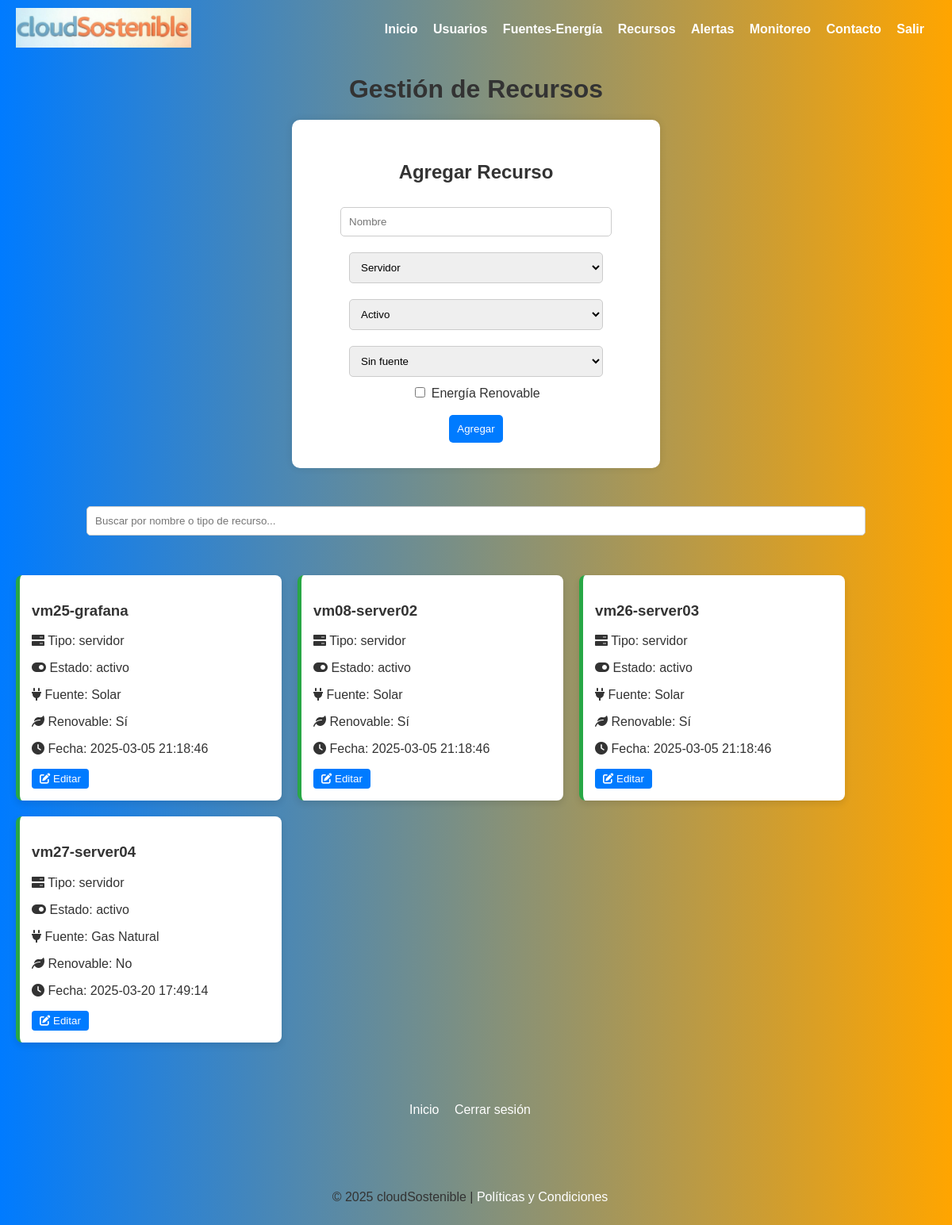
Screenshot of /cloudSostenible/recursos.php (signed in) with the database file from the repository.
### tables this page shows
CREATE TABLE `recurso` (
  `id_recurso` int NOT NULL,
  `nombre` varchar(100) NOT NULL,
  `tipo` enum('servidor','db','otro') NOT NULL,
  `estado` enum('activo','inactivo') NOT NULL,
  `fecha` timestamp NULL DEFAULT CURRENT_TIMESTAMP,
  `id_energia` int DEFAULT NULL,
  `energia_renovable` tinyint(1) NOT NULL
);

CREATE TABLE `fuente` (
  `id_energia` int NOT NULL,
  `nombre` varchar(100) NOT NULL,
  `renovable` tinyint(1) NOT NULL
);

### cloudSostenible/recursos.php (the view, shortened to what this page needs)
<?php
require_once 'db_connect.php';
function getRecursos($pdo) {
    $stmt = $pdo->query("SELECT r.*, f.nombre AS fuente_nombre FROM recurso r LEFT JOIN fuente f ON r.id_energia = f.id_energia");
    return $stmt->fetchAll(PDO::FETCH_ASSOC);
}
$recursos = getRecursos($pdo);
?>
<!DOCTYPE html>
<html lang="es">
<head>
    <link rel="stylesheet" href="css/resources.css">
    <link rel="stylesheet" href="css/styles.css">
    <link rel="stylesheet" href="https://cdnjs.cloudflare.com/ajax/libs/font-awesome/6.0.0-beta3/css/all.min.css">
</head>
<body>
<header>
        <div class="logo">
            <a href="index.php"><img src="assets/cloudSostenible.png" alt="Logo cloudSostenible"></a>
        </div>
        <nav>
            <a href="index.php">Inicio</a>
            <a href="usuarios.php">Usuarios</a>
            <a href="fuentes.php">Fuentes-Energía</a>
            <a href="recursos.php">Recursos</a>
            <a href="alertas.php">Alertas</a>
            <a href="http://192.168.23.132:3000/d/fegfwr5rur8xse/panel-cloudsostenible?orgId=1&from=now-30m&to=now&timezone=browser&refresh=10s" target="_blank">Monitoreo</a>
            <a href="contacto.php">Contacto</a>
            <a href="logout.php">Salir</a>
        </nav>
    </header>
    <h1>Gestión de Recursos</h1>
    <div class="form-container">
        <form method="POST">
            <h2>Agregar Recurso</h2>
            <input type="text" name="nombre" placeholder="Nombre" required>
            <select name="tipo" required>
                <option value="servidor">Servidor</option>
            </select>
            <select name="estado" required>
                <option value="activo">Activo</option>
            </select>
            <select name="id_energia">
                <option value="">Sin fuente</option>
            </select><br/>
            <label><input type="checkbox" name="energia_renovable"> Energía Renovable</label><br/>
            <br/>
            <button type="submit" name="add">Agregar</button>
        </form>
    </div><br/>
    <div class="search-container">
        <input type="text" id="search" class="search-bar" placeholder="Buscar por nombre o tipo de recurso...">
    </div>
    <div class="card-container" id="resource-list">
        <?php foreach ($recursos as $recurso): ?>
            <div class="card <?php echo $recurso['estado'] === 'activo' ? 'estado-activo' : 'estado-inactivo'; ?>" data-id="<?php echo $recurso['id_recurso']; ?>">
                <div class="info">
                    <h3><?php echo htmlspecialchars($recurso['nombre']); ?></h3>
                    <p><i class="fas fa-server"></i> Tipo: <?php echo htmlspecialchars($recurso['tipo']); ?></p>
                    <p><i class="fas fa-toggle-<?php echo $recurso['estado'] === 'activo' ? 'on' : 'off'; ?>"></i> Estado: <?php echo htmlspecialchars($recurso['estado']); ?></p>
                    <p><i class="fas fa-plug"></i> Fuente: <?php echo $recurso['fuente_nombre'] ? htmlspecialchars($recurso['fuente_nombre']) : 'Sin fuente'; ?></p>
                    <p><i class="fas fa-leaf"></i> Renovable: <?php echo $recurso['energia_renovable'] ? 'Sí' : 'No'; ?></p>
                    <p><i class="fas fa-clock"></i> Fecha: <?php echo htmlspecialchars($recurso['fecha']); ?></p>
                </div>
                <div class="actions">
                    <button class="edit-btn"><i class="fas fa-edit"></i> Editar</button>
                </div>
            </div>
        <?php endforeach; ?>
    </div><br/>
    <br/>
    <div class="cierre">
        <a href="index.php">Inicio</a>
        <a href="logout.php">Cerrar sesión</a>
    </div>
    <br/>
    <br/>
    <footer>
        <p>&copy; 2025 cloudSostenible | <a href="politicas.php">Políticas y Condiciones</a></p>
    </footer>
</body>
</html>

### cloudSostenible/css/resources.css (style rules this page uses)
.card-container { display: flex; flex-wrap: wrap; gap: 20px; padding: 20px; }
.card { background: #fff; border-radius: 8px; box-shadow: 0 4px 8px rgba(0, 0, 0, 0.1); padding: 15px; width: 300px; transition: transform 0.3s; }
.card .info { margin-bottom: 10px; }
.card .actions { margin-top: 10px; }
.search-container { display: flex; justify-content: center; margin: 20px 0; }
.search-bar { padding: 10px; width: 50%; border: 1px solid #ccc; border-radius: 8px; }
.estado-activo { border-left: 5px solid #28a745; }
.save-btn, .edit-btn, .delete-btn { padding: 5px 10px; margin-right: 5px; border: none; border-radius: 4px; cursor: pointer; }
.edit-btn { background: #007BFF; color: white; }

### cloudSostenible/css/styles.css (style rules this page uses)
body { font-family: Arial, sans-serif; margin: 0; padding: 0; background: linear-gradient(to right, #007BFF, #FFA500); color: #333; }
header { background: linear-gradient(to right, #007BFF, #FFA500); color: white; padding: 10px 20px; display: flex; justify-content: space-between; align-items: center; }
header a { text-shadow:rgba(0, 0, 0, 0.1); font-weight: 700; }
header .logo img { height: 50px; color: white; }
h1 { text-align: center; margin: 20px 0; color:#333 }
.cierre { display: block; text-align: center; margin: 20px 0; text-decoration: none; }
.form-container { background: white; border-radius: 10px; box-shadow: 0 0 10px rgba(0, 0, 0, 0.1); text-align: center; width: 400px; min-height: 330px; padding: 2rem; margin: auto; }
input[type="text"], input[type="email"], input[type="password"], select { padding: 10px; margin: 10px 0; width: 80%; border: 1px solid #ccc; border-radius: 5px; }
button { padding: 5px 15px; background-color: #007BFF; color: white; padding: 10px; border: none; border-radius: 5px; cursor: pointer; }
a { color: white; text-decoration: none; margin-right: 15px; }
footer { font-family: Arial, sans-serif; margin: 0; padding: 20px; text-align: center; color: #333; }

### rows the page displays
recurso: nombre "vm25-grafana", tipo "servidor", estado "activo", id_energia.nombre "Solar", energia_renovable "Sí", fecha "2025-03-05 21:18:46"
recurso: nombre "vm08-server02", tipo "servidor", estado "activo", id_energia.nombre "Solar", energia_renovable "Sí", fecha "2025-03-05 21:18:46"
recurso: nombre "vm26-server03", tipo "servidor", estado "activo", id_energia.nombre "Solar", energia_renovable "Sí", fecha "2025-03-05 21:18:46"
recurso: nombre "vm27-server04", tipo "servidor", estado "activo", id_energia.nombre "Gas Natural", energia_renovable "No", fecha "2025-03-20 17:49:14"
